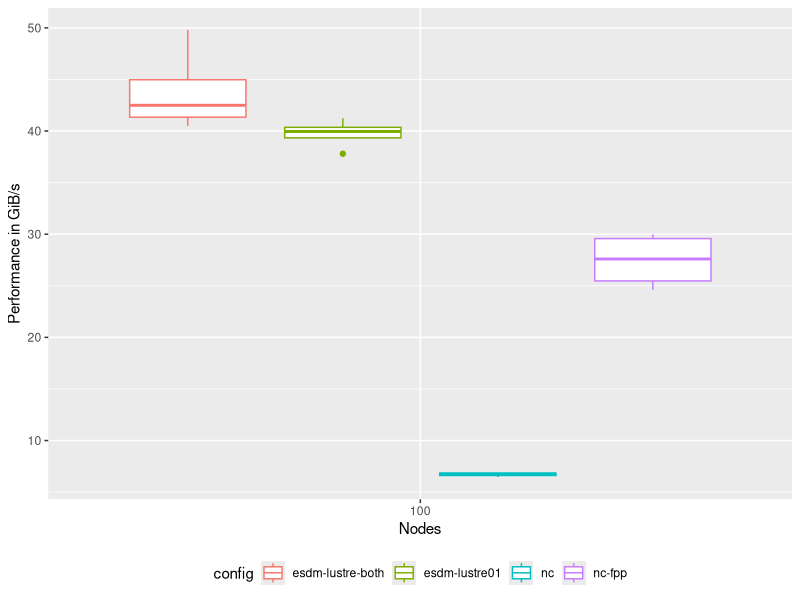
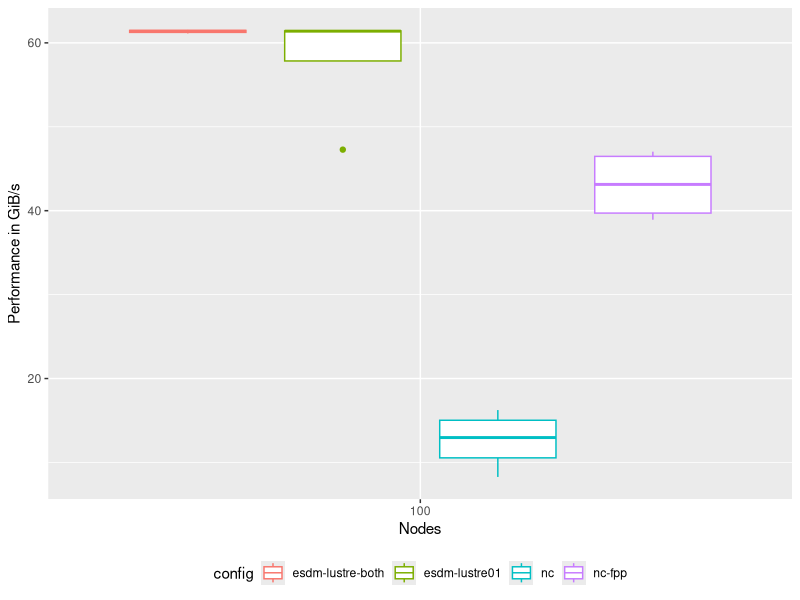
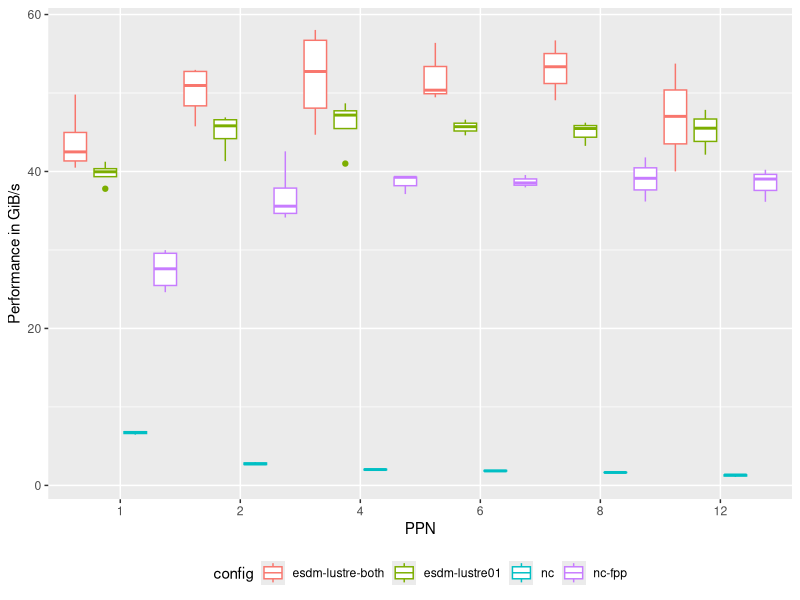
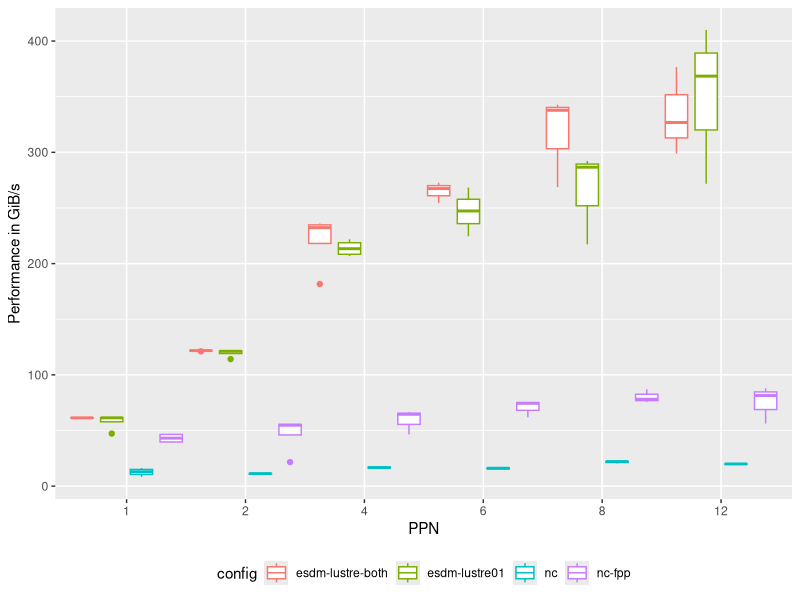
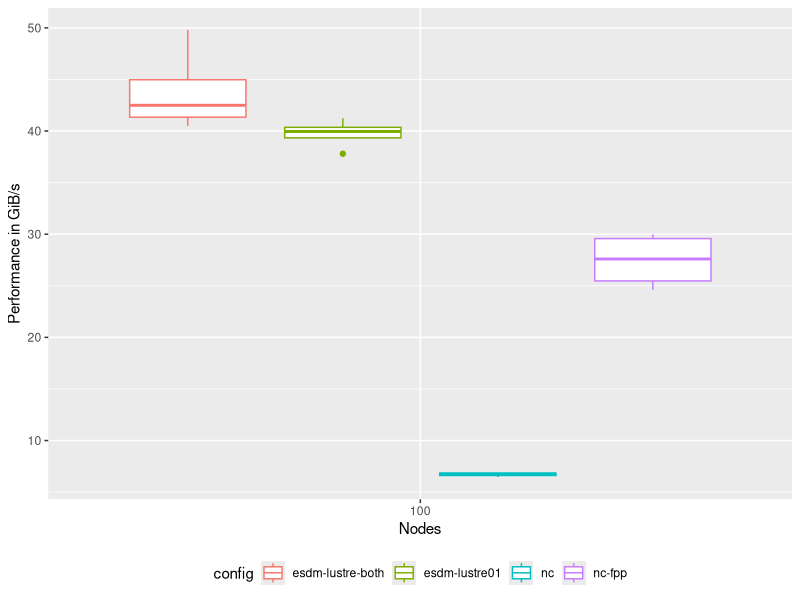
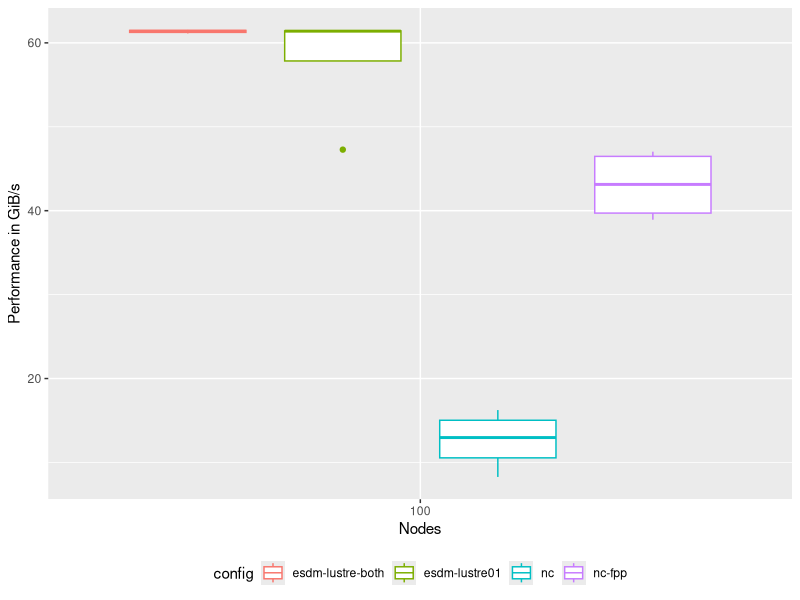
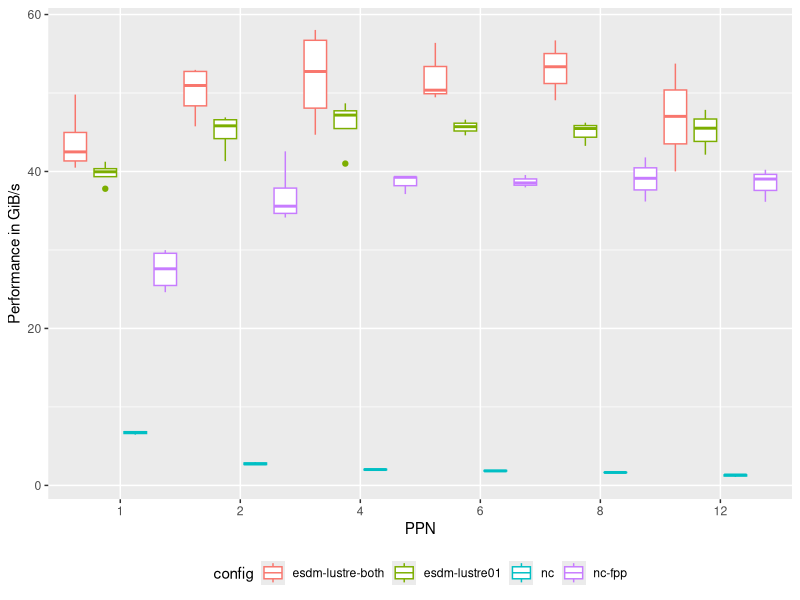
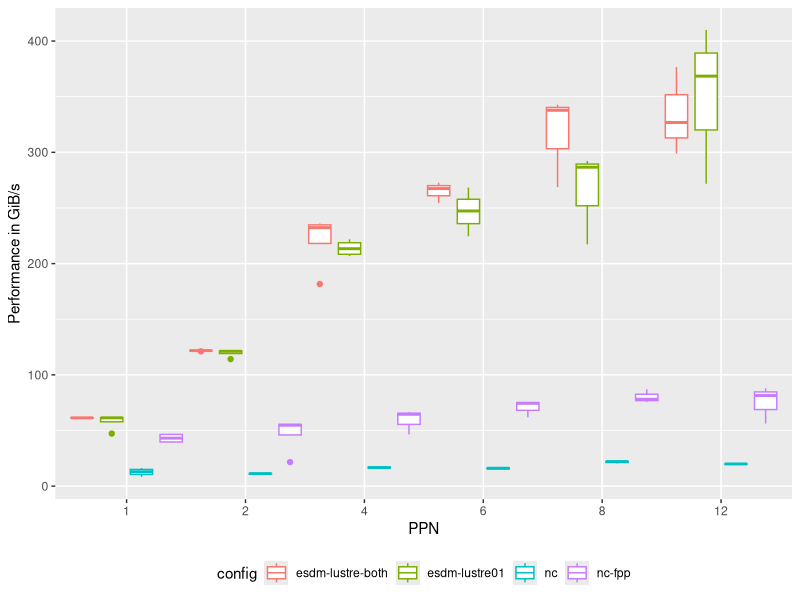

R code for these plots, in order:
#!/usr/bin/env Rscript
cls=c(config="character", ppn="numeric", nodes="numeric", op="character", tp="numeric")
d = read.csv("data.csv", header=T, colClasses=cls, stringsAsFactors=FALSE, sep=" ")

library(ggplot2)
library(dplyr)

d$nodes = as.factor(d$nodes)
d$ppn = as.factor(d$ppn)
d$op = as.factor(d$op)
d$config = as.factor(d$config)
d$tp = d$tp / 1024

ggplot(d %>% filter(ppn==1 & op=="write"), aes(nodes, tp, color=config))  + geom_boxplot(position=position_dodge(1)) + ylab("Performance in GiB/s") + xlab("Nodes") + theme(legend.position="bottom")
ggsave("ppn1-write.pdf")

ggplot(d %>% filter(ppn==1 & op=="read"), aes(nodes, tp, color=config))  + geom_boxplot(position=position_dodge(1)) + ylab("Performance in GiB/s") + xlab("Nodes") + theme(legend.position="bottom")
ggsave("ppn1-read.pdf")

ggplot(d %>% filter(nodes==100 & op=="write"), aes(ppn, tp, color=config))  + geom_boxplot(position=position_dodge(1)) + ylab("Performance in GiB/s") + xlab("PPN") + theme(legend.position="bottom")
ggsave("nodes100-write.pdf")

ggplot(d %>% filter(nodes==100 & op=="read"), aes(ppn, tp, color=config))  + geom_boxplot(position=position_dodge(1)) + ylab("Performance in GiB/s") + xlab("PPN") + theme(legend.position="bottom")
ggsave("nodes100-read.pdf")
